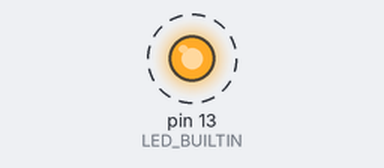
Bench run of a sketch on a simulated Arduino Uno, built with avr-gcc and run on an emulated ATmega328P. On the bench: output pins drawn as LEDs (lit = HIGH). Dashed ring = blinking.

Above: at 0.5 s.
Timing chart, 0 to 4.6 s (numbered marks = the images above):
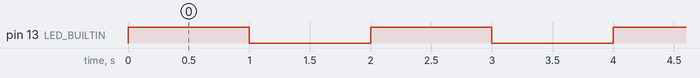

Measured:
- by itself, pin 13 (LED_BUILTIN): alternates HIGH for 1.0 s and LOW for 1.0 s

The sketch:

sketch_nfs_87500.ino
```cpp
#include <Wire.h>
#include <Adafruit_MCP4725.h>

#include "libraries/sketch_nfs_87500/sketch_nfs_87500.h"

Adafruit_MCP4725 dac;


void setup()
{
  // initialize digital pin LED_BUILTIN as an output.
  pinMode(LED_BUILTIN, OUTPUT);
}

// the loop function runs over and over again forever
void loop()
{
  digitalWrite(LED_BUILTIN, HIGH); // turn the LED on (HIGH is the voltage level)
  delay(1000);                     // wait for a second
  digitalWrite(LED_BUILTIN, LOW);  // turn the LED off by making the voltage LOW
  delay(1000);                     // wait for a second

  for (int i = 0; i < 256; i++)
  {
    //dac.setVoltage(pgm_read_word(&(DACLookup_FullSine_8Bit[i])), false);
  }
}
```
